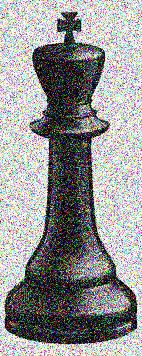
#> input picture noisy.jpg, 142 x 356 px
$ python 'miniProject4(matplotlib).py'
#> lines starting #> are read from the running program, lines starting #| are printed output that depends on the picture
import matplotlib.pyplot as plt
import sys
import numpy as np


img = None

def readFile():
    global img
    #if you change the input image, rememmber to changed the name of file in the line bellow
    #change the file format(.png .jpg .bmp ...) of the output file -in method saveImg()- accordingly
    try:
        img = plt.imread("noisy.jpg")
#> img is the input picture: shape (356, 142, 3); mean R, G, B 148, 147.7, 147.8
    # if img is None:
    except FileNotFoundError:
        sys.exit("Could not read the image.")
    return True

#the rgb value is the index of the channel under process
def process(k, rgbChannel ):
    #U*R*Vᵗ = Cleared
    #U*S*Vᵗ = Noisy_Matrix
    global img
    imageChannel = img[:,:,rgbChannel]
    U, S, V = np.linalg.svd(imageChannel)
    #Taking SVD computation as A= U D (V^T), For U, D, V = np.linalg.svd(A), this function returns V in Vᵗ form already.
    height, width = imageChannel.shape
    R = np.zeros((height, width))
    r = min(height, width)
    #we now that the number of non zero diagonal values are r and r is less than/equal to the min of height and wifth
    for i in range(0, r):
        if i<=k:
            R[i][i]=S[i]
        else:
            break
    output = np.dot(U, R)
    output = np.dot(output, V)
    return output

def saveImg(newChannels):
    k = input("If you want to save the file press s + enter")
    if k =="s" or k == "S":
        plt.imsave('Clean.jpeg', newChannels)
        print("the image was saved as Clean.jpg")
        return
    else:
        print("Was not saved")
        return

def putInMatrix(newChannels, newMatx, channel):
    height, width = newMatx.shape
    for i in range(0, height):
        for j in range(0, width):
            newChannels[i][j][channel]= int(newMatx[i][j])
    return


def main():
    global img
    if readFile():
        #get input form user
        k = -1
        while True :
            try:
                k = int(input("Please enter k:"))
                break
            except ValueError:
                print("Please enter a number")
                continue
#> this loop made 1 pass; the answer given on pass 1: 3

        height, width, numChannels = img.shape
#> height = 356; width = 142; numChannels = 3
        newChannels = np.zeros((height, width, numChannels), dtype=np.uint8)
        for i in range( 0, numChannels):
            newMatx = process(k, i)

            putInMatrix(newChannels, newMatx, i)
#> this loop made 3 passes
#> pass 1, in process, `imageChannel = img[:,:,rgbChannel]`:
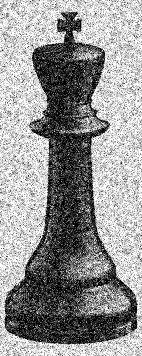
#> imageChannel: shape (356, 142); min 0, max 255, mean 148
#> pass 1, in process, `U, S, V = np.linalg.svd(imageChannel)`:
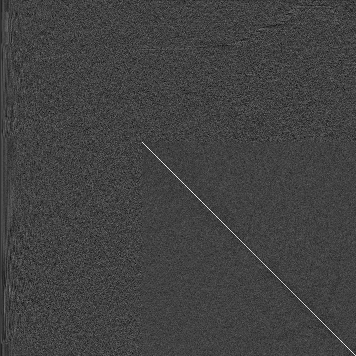
#> U: shape (356, 356) float64; min -0.257, max 0.734, mean -0.000165; drawn with min black and max white
#> pass 1, in process, `U, S, V = np.linalg.svd(imageChannel)`:
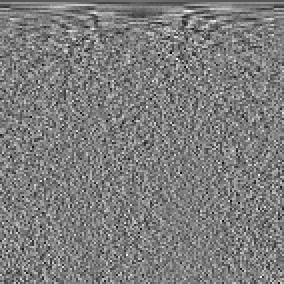
#> V: shape (142, 142) float64 (shown 2 times larger); min -0.33, max 0.337, mean -0.000804; drawn with min black and max white
#> pass 1, in process, `output = np.dot(U, R)`:
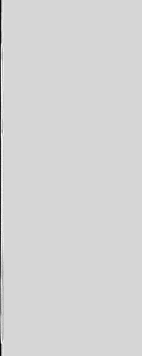
#> output: shape (356, 142) float64; min -2476.4, max 463.2, mean -13.4; drawn with min black and max white
#> after the loop:
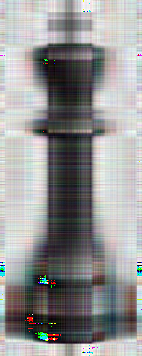
#> newChannels: shape (356, 142, 3); mean of channels 0, 1, 2 147.4, 147.5, 147.4; drawn as R, G, B
            #you can also use the line above to put the output image into each channel but the method putInMatrix has casting integrated
            # so its preferable to use the method putInMatrix
            # newChannels[:,:,i]=newMatx
        saveImg(newChannels)
#> the answer given: out.png
    else:
        return


main()

$ run again, with firstPartRevolutionOfK-Images/newClean100.jpg copied over noisy.jpg
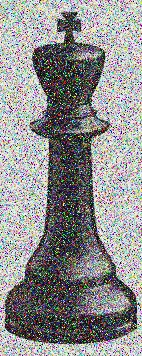
#> input picture firstPartRevolutionOfK-Images/newClean100.jpg, 142 x 356 px
#> in readFile, img is the input picture: shape (356, 142, 3); mean R, G, B 143, 142.4, 142.8
#> the loop in main, `while True :` made 1 pass; the answer given on pass 1: 3
#> the loop in main, `for i in range( 0, numChannels):` made 3 passes
#> pass 1, in process, `output = np.dot(U, R)`:
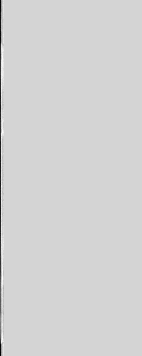
#> output: shape (356, 142) float64; min -2276.1, max 453.2, mean -12.4; drawn with min black and max white
#> after the loop in main, `for i in range( 0, numChannels):`:
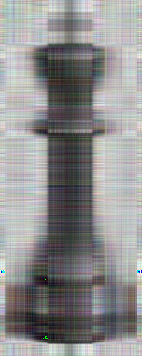
#> newChannels: shape (356, 142, 3); mean of channels 0, 1, 2 142.4, 141.9, 142.3; drawn as R, G, B

$ run again, with firstPartRevolutionOfK-Images/newClean105.jpg copied over noisy.jpg
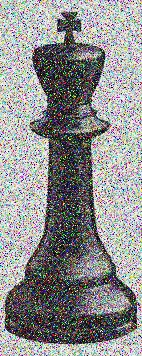
#> input picture firstPartRevolutionOfK-Images/newClean105.jpg, 142 x 356 px
#> in readFile, img is the input picture: shape (356, 142, 3); mean R, G, B 142.8, 142.6, 142.9
#> the loop in main, `while True :` made 1 pass; the answer given on pass 1: 3
#> the loop in main, `for i in range( 0, numChannels):` made 3 passes
#> pass 1, in process, `output = np.dot(U, R)`:
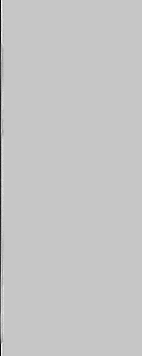
#> output: shape (356, 142) float64; min -2284, max 645.1, mean -12.5; drawn with min black and max white
#> after the loop in main, `for i in range( 0, numChannels):`:
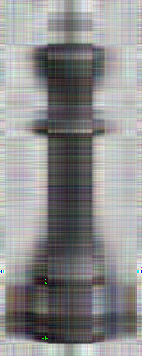
#> newChannels: shape (356, 142, 3); mean of channels 0, 1, 2 142.2, 142.1, 142.4; drawn as R, G, B
